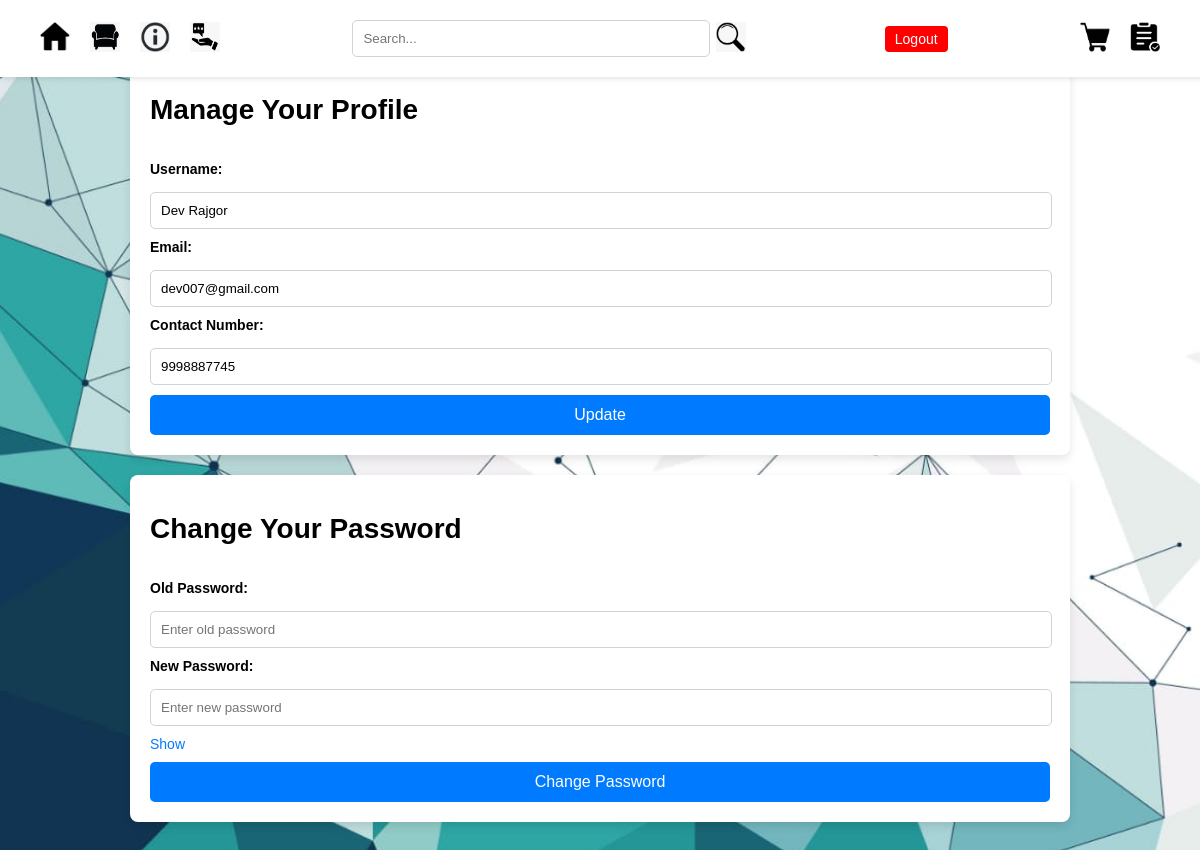
The page /customerProfile_manage.php (signed in) on the database its author committed.
### tables this page shows
CREATE TABLE IF NOT EXISTS `customer` (
  `id` int NOT NULL AUTO_INCREMENT,
  `name` varchar(50) NOT NULL,
  `email` varchar(50) NOT NULL,
  `password` varchar(255) NOT NULL,
  `contact_no` varchar(14) DEFAULT NULL,
  `status` enum('active','deactive') NOT NULL DEFAULT 'active',
  PRIMARY KEY (`id`),
  UNIQUE KEY `email` (`email`)
);

### customerProfile_manage.php (the view, shortened to what this page needs)
<?php
include 'db.php';
$user_id = $_SESSION['UID'];
$query = "SELECT * FROM customer WHERE id = $user_id";
$result = mysqli_query($conn, $query);
$userData = mysqli_fetch_assoc($result);
?>
<!DOCTYPE html>
<html lang="en">
<head>
	 <link rel="stylesheet" href="style.css">
    <link rel="stylesheet" href="usercss/customerprofile.css">
</head>
<body>
    <nav class="menu-bar">
    <div class="menu-icons">
        <a href="index.php" title="Home"><img src="img/icon/home.jpg" alt="Home-icon" class="icon" /></a>
        <a href="product_display.php" title="Product"><img src="img/icon/sofa.jpg" alt="category-icon" class="icon" /></a>
		<a href="contact.php" title="Contact Us"><img src="img/icon/about.jpg" alt="Contact Us-icon" class="icon" /></a>
        <a href="feedback.php" title="Feedback"><img src="img/icon/feedback.jpg" alt="feedback-icon" class="icon" /></a>
    </div>
     <form method="GET" action="product_display.php">
      <div class="search-container">
        <input type="text" name="search_query" placeholder="Search..." required />
        <button type="submit"><img src="img/icon/search.jpg" alt="Search" class="icon" /></button>
    </form>
<form method="POST" action="logout.php">
    <button type="submit" name="logout" class="logout-button">Logout</button>
</form>
<div class="icon-container">
	<a href="cart.php" title="View Cart"><img src="img/icon/add-to-cart.jpg" alt="Add to Cart" class="icon"  /></a>
    <a href="order_history.php" title="Order History"><img src="img/icon/order-history.jpg" alt="Order History" class="icon" /></a>
</div>
</nav>
<form method="POST" action="" >
<div class="profile-form">
  <h1>Manage Your Profile</h1>
    <br/>
    <label for="username">Username:</label>
    <input type="text" id="username" name="username" value="<?php echo htmlspecialchars($userData['name']); ?>" required />
    <br/>
    <label for="email">Email:</label>
    <input type="email" id="email" name="email" value="<?php echo htmlspecialchars($userData['email']); ?>" required />
    <br/>
    <label for="contact_no">Contact Number:</label>
    <input type="text" id="contact_no" name="contact_no" value="<?php echo htmlspecialchars($userData['contact_no']); ?>" required />
    <br/>
    <button type="submit" name="update">Update</button><br/>
	</div>
	</form>
	<form method="POST" action=""  onsubmit="return validateRegistration()">
	<div class="profile-form">
	 <h1>Change Your Password</h1>
    <br/>
    <label for="opass">Old Password:</label>
    <input type="password" id="upwd" name="upwd" placeholder="Enter old password" required />
    <br/>
    <label for="npass">New Password:</label>
    <input type="password" id="npwd" name="npwd" placeholder="Enter new password" required />
	<span class="toggle-password" onclick="togglePasswordVisibility()">Show</span>
    <br/>
    <button type="submit" name="cpwd">Change Password</button><br/>
	</div>
	</form>
</body> </html>

### style.css (style rules this page uses)
body { font-family: Arial, sans-serif; margin: 0; padding: 0; background-color: #e9ecef; }
.menu-bar { background: #ffffff; display: flex; align-items: center; justify-content: space-between; padding: 10px 20px; position: fixed; width: 100%; top: 0; left: 0; z-index: 1000; box-shadow: 0 2px 5px rgba(0, 0, 0, 0.1); }
.menu-icons { display: flex; align-items: center; }
.menu-icons a { margin-left: 20px; }
.icon { width: 30px; height: 30px; }
.search-container { display: flex; align-items: center; margin: 0 auto; width: 400px; }
.search-container input { padding: 5px; border: 1px solid #ccc; border-radius: 5px; }
.search-container button { border: none; background: transparent; cursor: pointer; }
input[type="email"], input[type="password"], input[type="text"] { width: 95%; padding: 10px; margin: 10px 0; border: 1px solid #ced4da; border-radius: 5px; }
.toggle-password { cursor: pointer; color: #007bff; margin-bottom: 10px; display: inline-block; }
a { text-decoration: none; color: inherit; }

### usercss/customerprofile.css (style rules this page uses)
body { background-image: url('/img/icon/profile.jpg'); background-size: cover; background-repeat: no-repeat; background-position: center; background-attachment: fixed; font-family: Arial, sans-serif; color: black; font-size: 14px; margin: 0; padding: 35px; }
.icon-container { display: flex; gap: 20px; margin-right: 60px; }
.profile-form { background-color: #ffffff; padding: 20px; border-radius: 8px; box-shadow: 0 4px 10px rgba(0, 0, 0, 0.1); margin: 20px auto; width: 80%; max-width: 900px; }
.profile-form label { display: block; margin-bottom: 5px; font-weight: bold; }
.profile-form input { width: calc(100% - 20px); padding: 10px; margin-bottom: 10px; border: 1px solid #ced4da; border-radius: 5px; transition: border-color 0.3s; }
.toggle-password { cursor: pointer; color: #007bff; margin-bottom: 10px; display: inline-block; }
.profile-form button { background-color: #007bff; color: white; border: none; cursor: pointer; height: 40px; width: 100%; font-size: 16px; border-radius: 5px; }
.logout-button { background-color: red; color: white; padding: 5px 10px; border: none; border-radius: 4px; font-size: 14px; cursor: pointer; transition: background-color 0.3s ease; }

### rows shown on the page
customer: username "Dev Rajgor", email "dev007@gmail.com", contact_no "9998887745"
